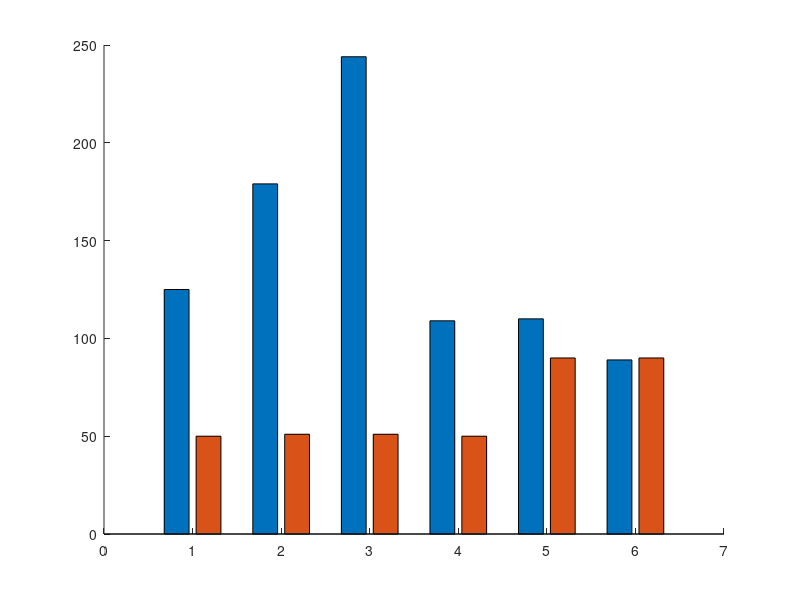

Reproduce this figure in MATLAB. (Note: this script raises an error after producing the figure.)
x=1:6;
xtick= {'A','B','C','D','E','F'};
Freq=[95 90 90 95 90 100];
duty=[0.6 0.75 0.75 0.6 0.6 0.6];
Im=[2.09 2.38 3.25 1.82 1.84 1.48];
T=Im*0.1157;
VRx=[20 20.1 20.1 20 26.9 26.9];

%%
IPT_Power=VRx.*VRx/8;
Motor_Power=duty.*Im*100;
i=1;
y = [Motor_Power(1),IPT_Power(1); Motor_Power(2),IPT_Power(2); ...
    Motor_Power(3),IPT_Power(3); Motor_Power(4),IPT_Power(4);...
    Motor_Power(5),IPT_Power(5);Motor_Power(6),IPT_Power(6);];
y=round(y)
% y= [102  42;...
%   235   42;...
%   354  42;...
%   140   42;...
%   140  72;...
%   103   72];
figure1 = figure;
axes1 = axes('Parent',figure1);
hold(axes1,'on')

% bar1=bar(y,'stacked');

bar1=bar(y);
xtips1 = bar1(1).XEndPoints;
ytips1 = bar1(1).YEndPoints;
labels1 = string(bar1(1).YData);
text(xtips1,ytips1,labels1,'HorizontalAlignment','center',...
    'VerticalAlignment','bottom')
xtips2 = bar1(2).XEndPoints;
ytips2 = bar1(2).YEndPoints;
labels2 = string(bar1(2).YData);
text(xtips2,ytips2,labels2,'HorizontalAlignment','center',...
    'VerticalAlignment','bottom')

set(bar1(1),'DisplayName','Motor Power');
set(bar1(2),'DisplayName','IPT Power');
bar1(1).FaceColor = [1 0 0];
bar1(2).FaceColor = [0 0 1];
ylim([0 500])
% Create xlabel
xlabel('Cases','FontSize',16,'Interpreter','latex');
ylabel('Power(Watt)','FontSize',16,'Interpreter','latex');
box(axes1,'on');
hold(axes1,'off');
set(axes1,'FontName','Times New Roman','FontSize',16,'XTick',[1 2 3 4 5 6],...
    'XTickLabel',{'A','B','C','D','E','F'});
legend1 = legend(axes1,'show');
set(legend1,'Interpreter','latex','EdgeColor','none');

% figure();
% set(gca,'FontName','Times New Roman','FontSize',12)
% set(gcf,'Position',  [100, 100, 500, 500]);
% subplot(2,1,1)
% plot(x,Rx.*Rx*8.44,'LineStyle','-','Marker','p','MarkerSize',5,...
%     'LineWidth',3,'Color','r');
% ylabel('IPT Power(Watt)','Interpreter','Latex','FontName','Times New Roman','FontSize',14)
% xticks([1 2 3 4 5 6])
% xticklabels(xtick)
% xlabel('Case','Interpreter','Latex','FontName','Times New Roman','FontSize',14)
% grid on
% 
% subplot(2,1,2)
% plot(x,duty.*Im*100,'LineStyle','-','Marker','o','MarkerSize',5,...
%     'LineWidth',3,'Color','r');
% ylabel('Motor Power(Watt)','Interpreter','Latex','FontName','Times New Roman','FontSize',14)
% xticks([1 2 3 4 5 6])
% xticklabels(xtick)
% xlabel('Case','Interpreter','Latex','FontName','Times New Roman','FontSize',14)
% grid on
